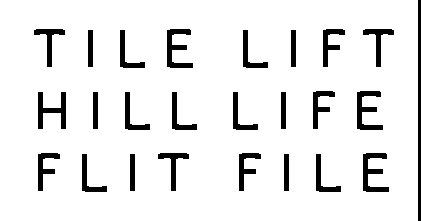
//> input picture Image Analysis/SomeInterestingApplications/SanSerif.tiff, 421 x 221 px
$ ./ImageHistogram_Classification SomeInterestingApplications/SanSerif.tiff   (built with g++ and OpenCV 4)
//> lines starting //> are read from the running program, lines starting //| are printed output that depends on the picture; after the words box and inside, x2 and y2 are one past the last pixel; in counts of white or black regions, pixels touching at a corner belong together
#include <typeinfo>
#include <iostream>
#include <cmath>
#include <stdio.h>
#include <stdlib.h>
#include <dirent.h>
#include <time.h>
#include <math.h>
#define PI 3.14159265
#include "opencv2/core/core.hpp"
#include "opencv2/highgui/highgui.hpp"
#include "opencv2/features2d/features2d.hpp"
#include "opencv2/nonfree/nonfree.hpp"
#include "opencv2/opencv.hpp"
#include "opencv2/imgproc/imgproc.hpp"


using namespace std;
using namespace cv;

int hist(Mat image)
{
	Size size;
	size = image.size();
	int i, j, temp;
	int hist_data[256] = {0};
	for(i = 0; i < size.height; i++)
	{
		for(j = 0; j < size.width; j++)
		{
			hist_data[(int)image.at<uchar>(i, j)]+=1;
		}
	}

	// [7 lines of commented-out code are left out]
    float mean = 0, sum = 0, deviation = 0, dev_sum = 0;
    for(i = 0; i < 256; i++)
	{
		sum += hist_data[i]*i;
	}
	mean = sum/(size.height * size.width);
	for(i = 0; i < 256; i++)
	{
		dev_sum += (pow(mean - i, 2))*hist_data[i];
	}
	deviation = pow(dev_sum/(size.height * size.width), 0.5);
	if(mean <= 100)
		printf("Mean: %f -> Dark Image\n",mean);
	else if(mean >= 155)
		printf("Mean: %f -> Light/bright Image\n",mean);
	else
	{
		if(deviation >= 50.0)
		{
			printf("Deviation: %f ->High Contrast Image\n",deviation);
		}
		else
		{
			printf("Deviation: %f ->Low Contrast Image\n",deviation);
		}
	}
    int hist_w = 512; int hist_h = 400;
    int bin_w = cvRound((double) hist_w/256);
    Mat histImage(hist_h, hist_w, CV_8UC1, Scalar(255, 255, 255));
    int max = hist_data[0];
    for(int i = 1; i < 256; i++){
        if(max < hist_data[i]){
            max = hist_data[i];
        }
    }

    // normalize the histogram between 0 and histImage.rows using max intensity calculated above

    for(int i = 0; i < 255; i++){
        hist_data[i] = ((double)hist_data[i]/max)*histImage.rows;
    }

    // draw the intensity line for histogram
    for(int i = 0; i < 255; i++)
    {
        line(histImage, Point(bin_w*(i), hist_h), Point(bin_w*(i), hist_h - hist_data[i]), Scalar(0,0,0), 1, 8, 0);
    }

    // display histogram
    namedWindow("Histogram", CV_WINDOW_AUTOSIZE);
    imshow("Histogram", histImage);
    namedWindow("Image", CV_WINDOW_AUTOSIZE);
    imshow("Image", image);
    waitKey();
    return 1;
}


int main(int argc, char** argv)
{
	if( argc != 2)
	{
		cout << "Usage: display_image Image_1" << endl;
		return -1;
	}
	Mat image = imread( argv[1], CV_LOAD_IMAGE_GRAYSCALE);
//> image: 221 rows x 421 cols, CV_8UC1; 91.3% white; 25 black regions, largest, box (x1, y1, x2, y2) and area: (418, 0, 421, 221) 663, (167, 29, 193, 68) 472, (357, 91, 383, 130) 472
	if ( !image.data )
	{ cout <<  "Could not open or find the image." << endl ; return -1;}
	hist(image);
//> after the loop in hist, `for(i = 0; i < size.height; i++)`: hist_data = 256 values, max 84989 at index 255, min 0 at index 1, mean 363.4
//> after the loop in hist, `for(i = 0; i < 256; i++)`: sum = 21672196
//> in hist, `mean = sum/(size.height * size.width);`: mean = 232.9
//> after the loop in hist, `for(i = 0; i < 256; i++)`: dev_sum = 478269280
//> in hist, `deviation = pow(dev_sum/(size.height * size.width), 0.5);`: deviation = 71.7
//| Mean: 232.931671 -> Light/bright Image
//> in hist, `int max = hist_data[0];`: max = 8052
//> the loop in hist, `for(int i = 1; i < 256; i++)` made 255 passes
//> max on pass 255: 84989
//> after the loop in hist, `for(int i = 1; i < 256; i++)`: max = 84989
//> after the loop in hist, `for(int i = 0; i < 255; i++)`:
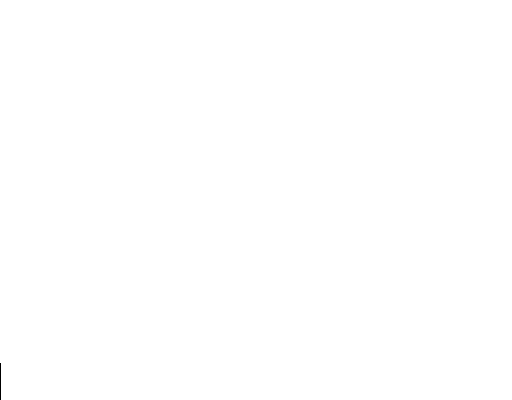
//> histImage: 400 rows x 512 cols, CV_8UC1; 100% white; black in thin lines or dots, all inside (x1, y1, x2, y2) = (0, 363, 1, 400)
	imshow("Image", image);
	waitKey(0);
	destroyWindow("Image");
	return 0;
}
